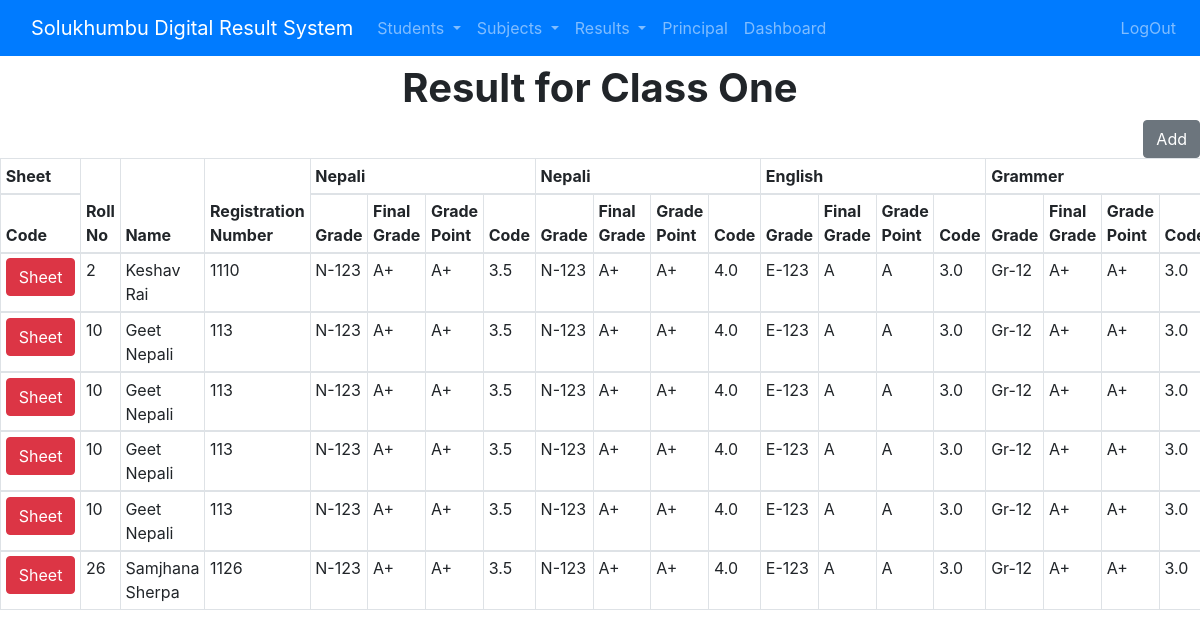
Screenshot of /home/result_1/1 (signed in) with the database file from the repository.
### student/models.py (models this page shows, shortened)
class Result(models.Model):
    name = models.ForeignKey(Student, on_delete=models.CASCADE)
    subject = models.ForeignKey(Subject, on_delete=models.CASCADE)
    grade_point = models.FloatField(max_length=10)
    grade = models.CharField(max_length=10, choices=GRADE_CHOICES, default='A+')
    final_grade = models.CharField(max_length=10, choices=GRADE_CHOICES, default='A+')
    remarks = models.CharField(max_length=40)
    date_of_result = models.DateField(default=datetime.date.today)

class Subject(models.Model):
    name = models.CharField(max_length=255)
    cls = models.CharField(max_length=10, choices = CLS_CHOICES, default=10)
    subject_code = models.CharField(max_length=10)
    credit_hour = models.FloatField(max_length=10)

class Student(models.Model):
    name = models.CharField(max_length=255)
    roll_no = models.IntegerField(primary_key=True,default='10')
    registration_number = models.IntegerField(default='111')
    fathers_name = models.CharField(max_length=255)
    mothers_name = models.CharField(max_length=255)
    address = models.CharField(max_length=255)
    cls = models.CharField(max_length=10, choices = CLS_CHOICES, default=10)
    date_of_birth = models.DateField(default=datetime.date.today)
    character_of_student = models.CharField(max_length=50, choices=CHAR_CHOICES, default='Good')
    class Meta:
      verbose_name_plural = "students"

### student/views.py (the view)
# urls.py: path('home/result_1/<int:id>', views.result_1,name='result_1'),
@login_required
def result_1(request, id):
    results = Result.objects.filter(name__cls=id)
    context = {
        'results': results,
        }
    return render(request, 'result/result_1.html',context)

### student/templates/result/result_1.html (shortened to what this page needs)
{% extends 'student/base.html' %}
{% block content %}
<body>
  <h1 class="mt-2 text-center font-weight-bold">Result for Class One</h1>
  <div>
      <a class="btn btn-secondary" href="{% url 'add_result' %}" role="button" style="float:right">Add</a>
  </div>
  <div class="table-responsive">
         <table class="table table-sm table-bordered border-primary">
            <thead>
              <tr>
                <th scope="col">Sheet</th>
                  <th rowspan="2">Roll No</th>
                  <th rowspan="2">Name </th>
                  <th rowspan="2">Registration Number</th>
                  {% for res in results %}
                  <th colspan="4">{{res.subject.name}}</th>
                  {%endfor%}
              </tr>
              <tr>
                {% for resu in results %}
                 <th>Code</th>
                 <th>Grade</th>
                 <th>Final Grade</th>
                 <th>Grade Point</th>
                 {%endfor%}
            </thead>
            {% for result in results %}
              <tbody>
                <tr>
                  <td><a href="{% url 'marksheet' result.name.roll_no%}" class="btn btn-danger">Sheet</a></td>
                  <td>{{ result.name.roll_no }}</td>
                  <td>{{ result.name.name }}</td>
                  <td>{{ result.name.registration_number }}</td>
                  {% for resul in results %}
                  <td>{{ resul.subject.subject_code}}</td>
                  <td>{{ resul.grade }}</td>
                  <td>{{ resul.final_grade }}</td>
                  <td>{{ resul.grade_point }}</td>
                  {% endfor %}
                </tr>
              </tbody>
              {% endfor %}
              </table>
            </div>
            </body>
{% endblock %}

### student/templates/student/base.html (shortened to what this page needs)
<!DOCTYPE html>
<html lang="en">
{% load static %}
<head>
  <link rel="stylesheet" href="https://stackpath.bootstrapcdn.com/bootstrap/4.5.2/css/bootstrap.min.css">
</head>
<body>
  {% if user.is_authenticated %}
  <nav class="navbar navbar-expand-lg navbar-dark bg-primary ">
    <div class="container-fluid">
      <a class="navbar-brand" href="{% url 'home' %}">Solukhumbu Digital Result System</a>
      <div class="collapse navbar-collapse" id="navbarNavDarkDropdown">
        <ul class="navbar-nav">
          <li class="nav-item dropdown">
            <a class="nav-link dropdown-toggle" href="#" id="navbarDarkDropdownMenuLink" role="button" data-bs-toggle="dropdown" aria-expanded="false">
              Students
            </a>
          </li>
          <li class="nav-item dropdown">
            <a class="nav-link dropdown-toggle" href="#" id="navbarDarkDropdownMenuLink" role="button" data-bs-toggle="dropdown" aria-expanded="false">
              Subjects
            </a>
          </li>
          <li class="nav-item dropdown">
            <a class="nav-link dropdown-toggle" href="#" id="navbarDarkDropdownMenuLink" role="button" data-bs-toggle="dropdown" aria-expanded="false">
              Results
            </a>
          </li>
          <li><a class="nav-link" href="{% url 'issuer' %}">Principal
          </a>
        </li>
          <li><a class="nav-link" href="{% url 'dashboard' %}">Dashboard
          </a>
        </li>
              </ul>
      </div>
    </div>
        <div class="collapse navbar-collapse" id="navbarResponsive">
        <ul class="navbar-nav ml-auto">
          <li class="nav-item">
            <a class="nav-link" href="{% url 'logout' %}">LogOut
            </a>
          </li>
        </ul>
      </div>
      {% else %}
      <a class="nav-link dropdown-toggle" href="#" id="navbarDarkDropdownMenuLink" role="button" data-bs-toggle="dropdown" aria-expanded="false">
        Log In
      </a>
      {% endif %}
    </nav>
  {% block content %}
  {% endblock %}
</body>
</html>

### rows the page displays
Result: subject.name "Nepali", name.roll_no "2", name.name "Keshav Rai", name.registration_number "1110", subject.subject_code "N-123", grade "A+", final_grade "A+", grade_point "3.5"
Result: subject.name "Nepali", subject.subject_code "N-123", grade "A+", final_grade "A+", grade_point "4.0", name.roll_no "10", name.name "Geet Nepali", name.registration_number "113"
Result: subject.name "English", subject.subject_code "E-123", grade "A", final_grade "A", grade_point "3.0", name.roll_no "10", name.name "Geet Nepali", name.registration_number "113"
Result: subject.name "Grammer", subject.subject_code "Gr-12", grade "A+", final_grade "A+", grade_point "3.0", name.roll_no "10", name.name "Geet Nepali", name.registration_number "113"
Result: name.roll_no "10", name.name "Geet Nepali", name.registration_number "113"
Result: name.roll_no "26", name.name "Samjhana Sherpa", name.registration_number "1126"
